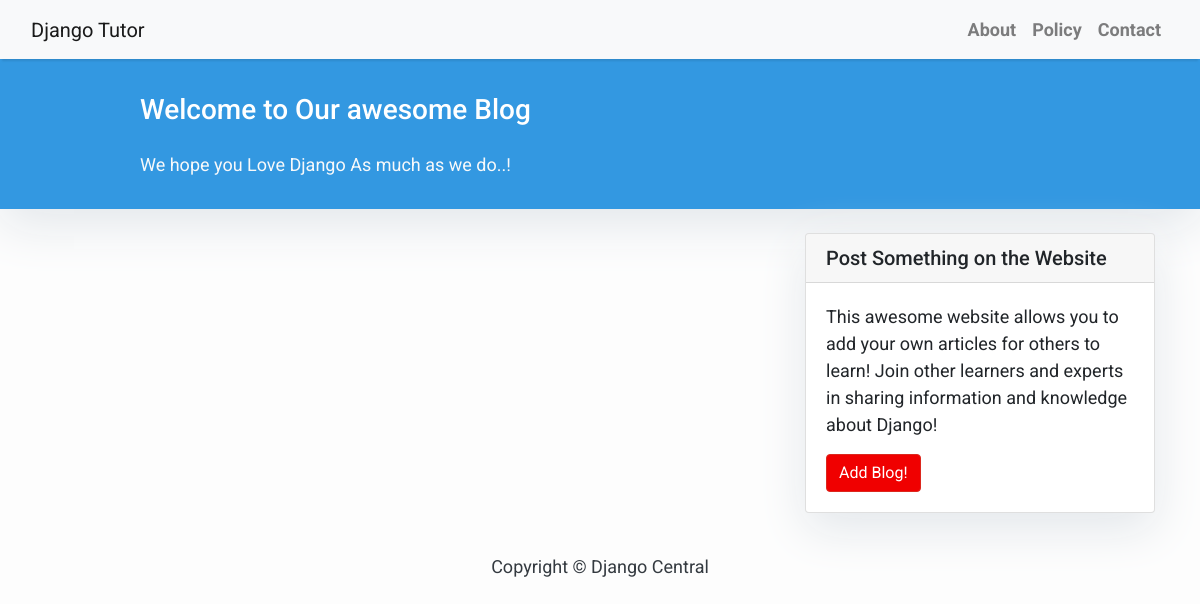
Before: / with the older database file.
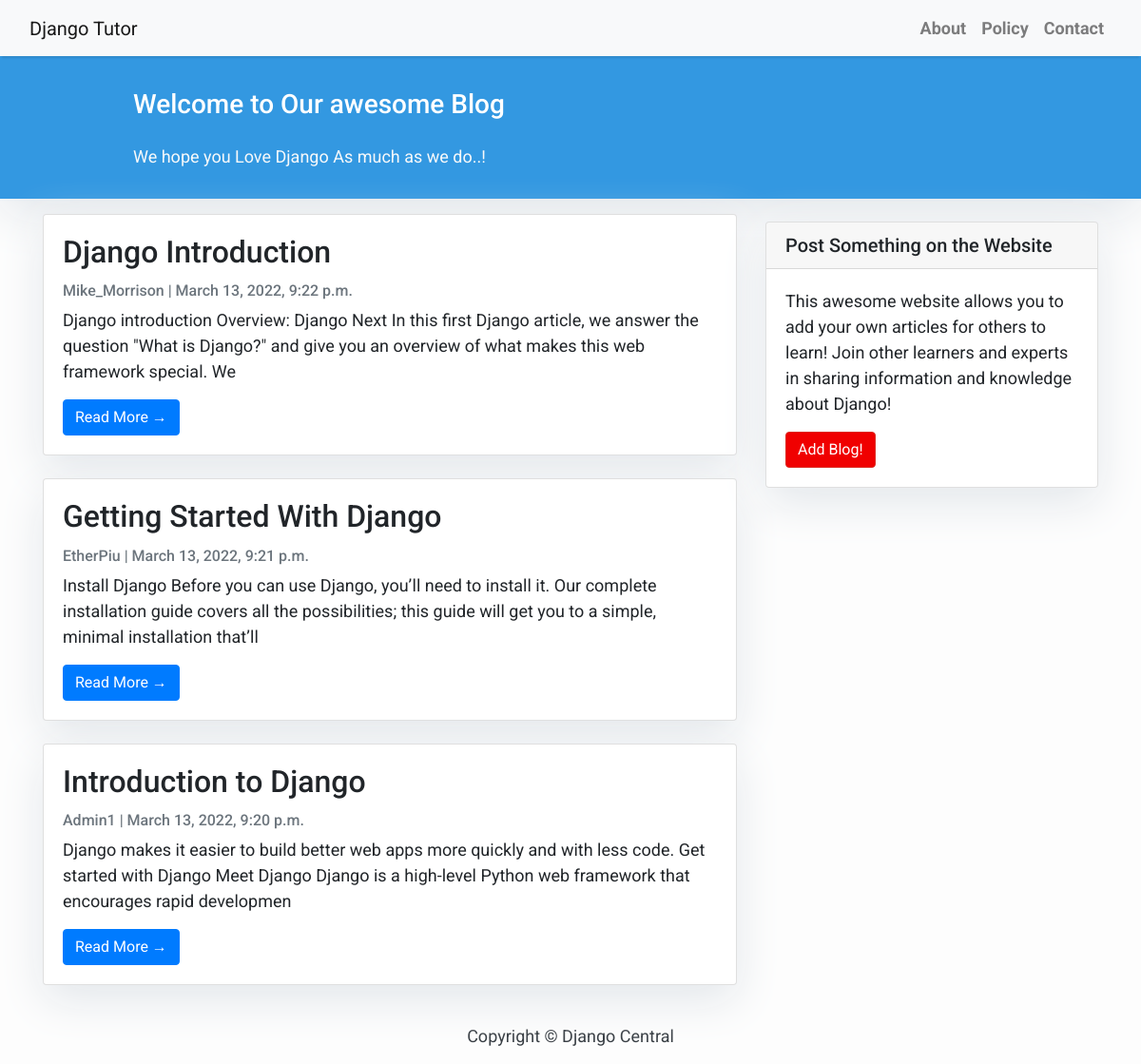
After: the same page with the newer database file.
### blog/models.py (models this page shows, shortened)
class Post (models.Model):
    title = models.CharField(max_length=500, unique=True)
    tags = models.SlugField(max_length=500, unique=True)
    author = models.ForeignKey(User, on_delete=models.CASCADE, related_name='blog_posts')
    updated_on = models.DateTimeField(auto_now=True)
    content = models.TextField()
    created_on = models.DateTimeField(auto_now_add=True)
    status = models.IntegerField(choices=STATUS, default=0)
    class Meta:
        ordering = ['created_on']

### blog/views.py (the view)
class PostList (generic.ListView):
    queryset = Post.objects.filter(status=1).order_by('-created_on')
    template_name = 'index.html'

### templates/index.html (shortened to what this page needs)
{% extends "base.html" %}
{% block content %}
<header class="masthead">
    <div class="container">
        <div class="row">
            <div class=" col-md-8 col-md-10 mx-auto">
                <div class="site-heading">
                    <h3 class=" site-heading my-4 mt-3 text-white"> Welcome to Our awesome Blog </h3>
                    <p class="text-light">We hope you Love Django As much as we do..! &nbsp
                    </p>
                </div>
            </div>
        </div>
    </div>
</header>
<div class="container">
    <div class="row">
        <div class="col-md-8 mt-3 left">
            {% for post in post_list %}
            <div class="card mb-4">
                <div class="card-body">
                    <h2 class="card-title">{{ post.title }}</h2>
                    <p class="card-text text-muted h6">{{ post.author }} | {{ post.created_on}} </p>
                    <p class="card-text">{{post.content|slice:":200" }}</p>
                    <a href="{% url 'post_detail' post.tags  %}" class="btn btn-primary">Read More &rarr;</a>
                </div>
            </div>
            {% endfor %}
        </div>
        {% block sidebar %}
        {% include 'sidebar.html' %}
        {% endblock sidebar %}
    </div>
</div>
{%endblock%}

### templates/base.html (shortened to what this page needs)
<!DOCTYPE html>
<html>
    <head>
        <link rel="stylesheet" href="https://maxcdn.bootstrapcdn.com/bootstrap/4.0.0/css/bootstrap.min.css"
 />
    </head>
    <body>
        <nav class="navbar navbar-expand-lg navbar-light bg-light shadow" id="mainNav">
            <div class="container-fluid">
                <a class="navbar-brand" href="{% url 'home' %}">Django Tutor</a>
                <div class="collapse navbar-collapse" id="navbarResponsive">
                    <ul class="navbar-nav ml-auto">
                        <li class="nav-item text-black">
                            <a class="nav-link text-black font-weight-bold" href="#">About</a>
                        </li>
                        <li class="nav-item text-black">
                            <a class="nav-link text-black font-weight-bold" href="#">Policy</a>
                        </li>
                        <li class="nav-item text-black">
                            <a class="nav-link text-black font-weight-bold" href="#">Contact</a>
                        </li>
                    </ul>
                </div>
            </div>
        </nav>
        {% block content %}{% endblock content %}
        <footer class="py-3 bg-grey">
            <p class="m-0 text-dark text-center ">Copyright &copy; Django Central</p>
        </footer>
    </body>
</html>

### templates/sidebar.html (shortened to what this page needs)
{% block sidebar %}
<div class="col-md-4 float-right ">
<div class="card my-4">
        <h5 class="card-header">Post Something on the Website</h5>
    <div class="card-body">
        <p class="card-text"> This awesome website allows you to add your own articles for others to learn! Join other learners and experts in sharing information and knowledge about Django! </p>
        <a href="\admin\"
           class="btn btn-danger">Add Blog!</a>
    </div>
</div>
</div>
{% endblock sidebar %}

### templates/base.html (style rules this page uses)
body { font-family: "Roboto", sans-serif; font-size: 17px; background-color: #fdfdfd; }
.shadow { box-shadow: 0 4px 2px -2px rgba(0, 0, 0, 0.1); }
.btn-danger { color: #fff; background-color: #f00000; border-color: #dc281e; }
.masthead { background: #3398E1; height: auto; padding-bottom: 15px; box-shadow: 0 16px 48px #E3E7EB; padding-top: 10px; }

### templates/index.html (style rules this page uses)
body { font-family: "Roboto", sans-serif; font-size: 18px; background-color: #fdfdfd; }
.card { box-shadow: 0 16px 48px #E3E7EB; }

### templates/sidebar.html (style rules this page uses)
.card { box-shadow: 0 16px 48px #E3E7EB; }

Changed rows visible on the page:
added Post: title "Django Introduction", author "Mike_Morrison", created_on "March 13, 2022, 9:22 p.m.", content "Django introduction Overview: Django Next In this first Django article, we answer the question \"What is Django?\" and give you an overview of what makes this web framework special. We"
added Post: title "Getting Started With Django", author "EtherPiu", created_on "March 13, 2022, 9:21 p.m.", content "Install Django Before you can use Django, you’ll need to install it. Our complete installation guide covers all the possibilities; this guide will get you to a simple, minimal installation that’ll"
added Post: title "Introduction to Django", author "Admin1", created_on "March 13, 2022, 9:20 p.m.", content "Django makes it easier to build better web apps more quickly and with less code. Get started with Django Meet Django Django is a high-level Python web framework that encourages rapid developmen"
